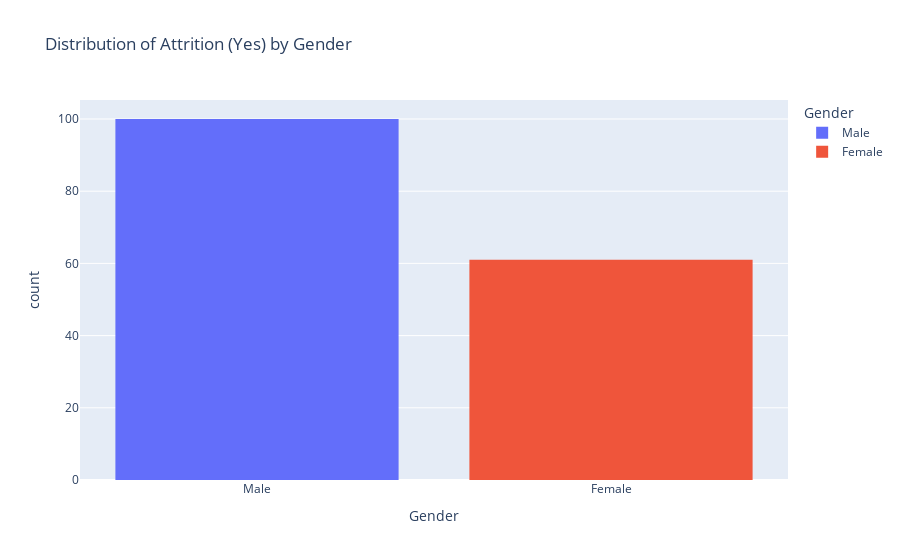

The notebook cell saved with this chart:
### Code cell
# Create a histogram
fig = px.histogram(attrition_yes, x='Gender', color='Gender',
                   title='Distribution of Attrition (Yes) by Gender',
                   labels={'Gender': 'Gender', 'count': 'Count'},
                   category_orders={'Gender': attrition_yes['Gender'].unique()})

# Show the plot
fig.show()

### Figure 1 — Plotly figure (JSON) as saved in the notebook; plotly's stock layout.template omitted (floating-point values rounded to 4 significant figures)
{"data": [{"alignmentgroup": "True", "bingroup": "x", "hovertemplate": "Gender=%{x}<br>count=%{y}<extra></extra>", "legendgroup": "Male", "marker": {"color": "#636efa", "pattern": {"shape": ""}}, "name": "Male", "offsetgroup": "Male", "orientation": "v", "showlegend": true, "type": "histogram", "x": ["Male", "Male", "Male", "Male", "Male", "Male", "Male", "Male", "Male", "Male", "Male", "Male", "Male", "Male", "Male", "Male", "Male", "Male", "Male", "Male", "Male", "Male", "Male", "Male", "Male", "Male", "Male", "Male", "Male", "Male", "Male", "Male", "Male", "Male", "Male", "Male", "Male", "Male", "Male", "Male", "Male", "Male", "Male", "Male", "Male", "Male", "Male", "Male", "Male", "Male", "Male", "Male", "Male", "Male", "Male", "Male", "Male", "Male", "Male", "Male", "Male", "Male", "Male", "Male", "Male", "Male", "Male", "Male", "Male", "Male", "Male", "Male", "Male", "Male", "Male", "Male", "Male", "Male", "Male", "Male", "Male", "Male", "Male", "Male", "Male", "Male", "Male", "Male", "Male", "Male", "Male", "Male", "Male", "Male", "Male", "Male", "Male", "Male", "Male", "Male"], "xaxis": "x", "yaxis": "y"}, {"alignmentgroup": "True", "bingroup": "x", "hovertemplate": "Gender=%{x}<br>count=%{y}<extra></extra>", "legendgroup": "Female", "marker": {"color": "#EF553B", "pattern": {"shape": ""}}, "name": "Female", "offsetgroup": "Female", "orientation": "v", "showlegend": true, "type": "histogram", "x": ["Female", "Female", "Female", "Female", "Female", "Female", "Female", "Female", "Female", "Female", "Female", "Female", "Female", "Female", "Female", "Female", "Female", "Female", "Female", "Female", "Female", "Female", "Female", "Female", "Female", "Female", "Female", "Female", "Female", "Female", "Female", "Female", "Female", "Female", "Female", "Female", "Female", "Female", "Female", "Female", "Female", "Female", "Female", "Female", "Female", "Female", "Female", "Female", "Female", "Female", "Female", "Female", "Female", "Female", "Female", "Female", "Female", "Female", "Female", "Female", "Female"], "xaxis": "x", "yaxis": "y"}], "layout": {"barmode": "relative", "legend": {"title": {"text": "Gender"}, "tracegroupgap": 0}, "title": {"text": "Distribution of Attrition (Yes) by Gender"}, "xaxis": {"anchor": "y", "categoryarray": ["Male", "Female"], "categoryorder": "array", "domain": [0, 1], "title": {"text": "Gender"}}, "yaxis": {"anchor": "x", "domain": [0, 1], "title": {"text": "count"}}}}
